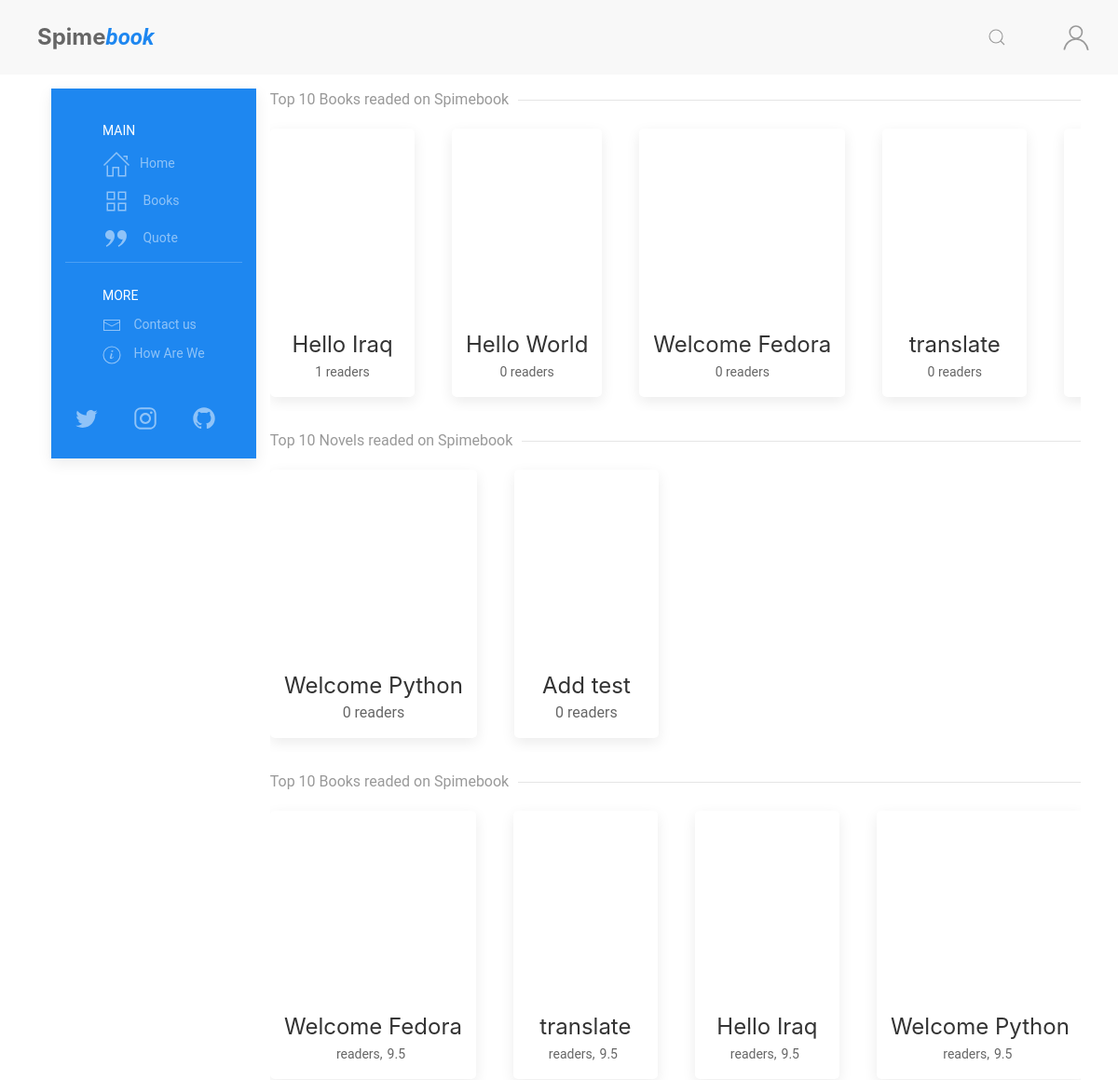
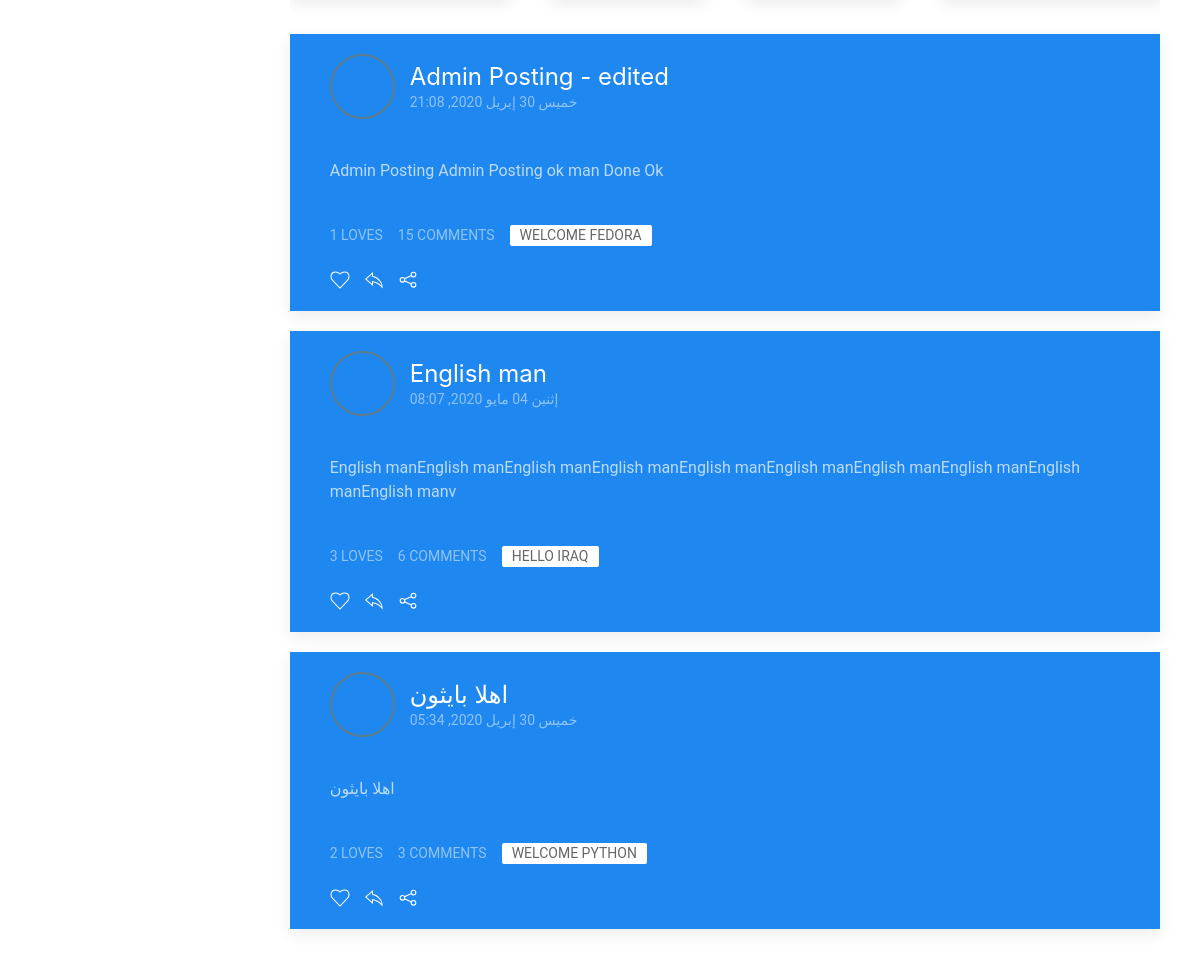
/test, run on the app's committed database (2 pictures, top to bottom).
### books/models.py (models this page shows, shortened)
class Book(models.Model):
    title = models.CharField(max_length=255, verbose_name=_('Book Title'))
    book_image = models.ImageField(
        upload_to='books/cover/', default='book.jpg', verbose_name=_('Book Cover Image'))
    author = models.ForeignKey(
        Author, on_delete=models.CASCADE, verbose_name=_('The Author'))
    publish_date = models.DateField(
        default=timezone.now, verbose_name=_('Publish Date'))
    genres = models.ManyToManyField(
        Genres, related_name='genres', verbose_name=_('Genres'))
    book_or_Novel = models.CharField(
        max_length=5, choices=book_type, default='Book', verbose_name=_('Type'))
    def __str__(self):
        return self.title

class EN(models.Model):
    lang = models.CharField(max_length=2, default='en', auto_created='en')
    book = models.OneToOneField(
        Book, on_delete=models.CASCADE, verbose_name=_('Orginal Book'))
    title = models.CharField(max_length=255, blank=True,
                             null=True, verbose_name=_('Book Title'))
    book_Bio = models.TextField(
        blank=True, null=True, verbose_name=_('Book Bio'))
    class Meta:
        verbose_name = _("English Translation")
        verbose_name_plural = _("English Translation")
        ordering = ['-id']
    def __str__(self):
        if self.title is None:
            return translator.translate(self.book.title, dest='en').text
        else:
            return self.title

### posts/models.py (models this page shows, shortened)
class Post(models.Model):
    POST_TYPE = [
        ('Q', 'Quote'),
        ('R', 'Review'),
        ('P', 'Post'),
    ]
    title = models.CharField(max_length=120, default='')
    user = models.ForeignKey(User, on_delete=models.CASCADE)
    post_date = models.DateTimeField(default=timezone.now)
    post_edit_date = models.DateTimeField(auto_now=timezone.now)
    content = models.TextField(default='')
    post_type = models.CharField(
        max_length=1,
        choices=POST_TYPE,
        default='Psot')
    for_book = models.ForeignKey(Book, on_delete=models.CASCADE)
    archived = models.BooleanField(default=False)
    class Meta:
        ordering = ["-post_date"]

class Comment(models.Model):
    user = models.ForeignKey(User, on_delete=models.CASCADE)
    comment = models.CharField(max_length=300)
    comment_date = models.DateTimeField(auto_now_add=True)
    post = models.ForeignKey(
        Post, on_delete=models.CASCADE, related_name='comments')

### posts/views.py (the view)
# urls.py: path('test', views.test, name='test'),
def test(request):
    all_posts = range(1, 1000)
    top_ten_books = Book.objects.filter(book_or_Novel='Book').annotate(
        readed=Count('books')).order_by('-readed')[:10]
    top_ten_movels = Book.objects.filter(book_or_Novel='Novel').annotate(
        readed=Count('books')).order_by('-readed')[:10]
    top_rate = Book.objects.order_by('-rating')[:10]
    print(top_rate)
    all_posts = Post.objects.filter(
        archived=False).annotate(loves_count=Count('comments')).order_by('-loves_count')
    return render(request, 'posts/test.html', {'books': top_ten_books, 'novels': top_ten_movels, 'top_rate': top_rate, 'posts': all_posts})

### books/templatetags/books_extra.py (called while the page is built)
@register.filter(name='get_translate')
def get_translate(value, arg):
    translate = eval(f"value.{arg}")
    return translate

@register.simple_tag
def define(val=None):
    return val

### posts/templatetags/posts_extra.py (called while the page is built)
@register.inclusion_tag('posts/costumtags/reaction_bar.html')
def reaction_bar(post_id, user):
    target_post = Post.objects.get(id=post_id)
    comment_form = AddCommentForm()
    context = {
        'user': user,
        'post': target_post,
        'comment': target_post,
        'comment_form': comment_form,
    }
    return context

@register.inclusion_tag('posts/costumtags/post_container.html')
def post(post, user):
    context = {
        'user': user,
        'post': post
    }
    return context

@register.inclusion_tag('posts/costumtags/infinite_scroll_js.html')
def infinite_scroll_js():
    context = {
    }
    return context

### posts/templates/posts/test.html (shortened to what this page needs)
{% extends "posts/base.html" %}
{% load static %}
{% load posts_extra %}
{% block content %}
<div class="uk-margin-bottom me-books-slider">
    <div uk-slider="">
        <h5 class="uk-heading-line uk-text-muted"><span>Top 10 Books readed on Spimebook</span></h5>
        <div class="uk-position-relative uk-visible-toggle uk-light uk-padding-small uk-padding-remove-horizontal uk-padding-remove-top"
            tabindex="-1">
            <ul class="uk-slider-items uk-child-width-auto@s uk-grid">
                {% for book in books%}
                <li>
                    <a href="{% url 'book' book.id  %}">
                        <div class="uk-card uk-card-default uk-border-rounded uk-text-center uk-padding-small">
                            <div class="uk-card-media-top">
                            </div>
                            <div class="uk-card-body uk-padding-remove">
                                <h5 class="uk-card-title uk-margin-small-top uk-margin-remove-bottom">{{book.title}}
                                </h5>
                                <span class="uk-badge">{{book.readed}} readers</span>
                            </div>
                        </div>
                    </a>
                </li>
                {% endfor %}
            </ul>
        </div>
    </div>
</div>
<div class="uk-margin-bottom me-books-slider">
    <div uk-slider="">
        <h5 class="uk-heading-line uk-text-muted"><span>Top 10 Novels readed on Spimebook</span></h5>
        <div class="uk-position-relative uk-visible-toggle uk-padding-small uk-padding-remove-horizontal uk-padding-remove-top"
            tabindex="-1">
            <ul class="uk-slider-items uk-child-width-auto@s uk-grid">
                {% for novel in novels %}
                <li>
                    <a href="{% url 'book' novel.id  %}">
                        <div class="uk-card uk-card-default uk-border-rounded uk-text-center uk-padding-small">
                            <div class="uk-card-media-top">
                            </div>
                            <div class="uk-card-body uk-padding-remove">
                                <h5 class="uk-card-title uk-margin-small-top uk-margin-remove-bottom">
                                    {{novel.title}}
                                </h5>
                                <span>{{novel.readed}} readers</span></span>
                            </div>
                        </div>
                    </a>
                </li>
                {% endfor %}
            </ul>
        </div>
    </div>
</div>
<div class="uk-margin-bottom me-books-slider">
    <div uk-slider="">
        <h5 class="uk-heading-line uk-text-muted"><span>Top 10 Books readed on Spimebook</span></h5>
        <div class="uk-position-relative uk-visible-toggle uk-light uk-padding-small uk-padding-remove-horizontal uk-padding-remove-top"
            tabindex="-1">
            <ul class="uk-slider-items uk-child-width-auto@s uk-grid">
                {% for book in top_rate %}
                <li>
                    <a href="{% url 'book' book.id  %}">
                        <div class="uk-card uk-card-default uk-border-rounded uk-text-center uk-padding-small">
                            <div class="uk-card-media-top">
                            </div>
                            <div class="uk-card-body uk-padding-remove">
                                <h5 class="uk-card-title uk-margin-small-top uk-margin-remove-bottom">{{book.title}}
                                </h5>
                                <span class="uk-badge">{{book.readed}} readers, <span class="uk-badge">9.5</span>
                                </span>
                            </div>
                        </div>
                    </a>
                </li>
                {% endfor %}
            </ul>
        </div>
    </div>
</div>
<div class="article-feed">
    {% for post in posts %}
    {% post post user %}
    {% endfor %}
</div>
{% endblock content %}

### posts/templates/posts/costumtags/post_container.html
{% load posts_extra %}
<div class="article">
    <div class="uk-card uk-card-primary uk-margin uk-width-1-1">
        <div class="uk-card-header">
            <div class="uk-grid-small uk-flex-middle" uk-grid>
                <div class="uk-width-auto">
                    <a href="{% url 'user-profile' post.user %}">
                        <img data-src="{{post.user.profile.picture.url}}" class="uk-border-circle avatat-img" width="50"
                            height="50" alt="{{post.user}}" uk-img>
                    </a>
                </div>
                <div class="uk-width-expand">
                    <a href="{% url 'post' post.id %}">
                        <h3 class="uk-card-title uk-margin-remove-bottom">{{post.title}}</h3>
                    </a>
                    <p class="uk-text-meta uk-margin-remove-top">
                        <time>{{post.post_date|date:"D d M Y, H:i"}}</time>
                    </p>
                </div>
            </div>
        </div>
        <div class="uk-card-body uk-padding uk-padding-remove-vertical uk-margin">
            {% if post.post_type == "Q" %}
            <q>
                {{ post.content }}
            </q> {% else %}
            <p>
                {{ post.content }}
            </p>
            {% endif %}
        </div>
        <div class="uk-card-footer">
            {% reaction_bar post.id user %}
        </div>
    </div>
</div>

### posts/templates/posts/costumtags/reaction_bar.html (shortened to what this page needs)
{% load books_extra %}
{% load posts_extra %}
{% if user.is_authenticated %}
{% define user.profile.lang as user_lang %}
{% else %}
{% define 'en' as user_lang %}
{% endif %}
<div class="uk-flex uk-grid-small" uk-grid>
    <div class="uk-flex uk-grid-small" uk-grid>
        <div>
            <span class="uk-button uk-button-text uk-text-meta">{{post.loves.count}} loves</span>
        </div>
        <div class="uk-margin-small-bottom">
            <a href="#post-comment-{{post.id}}" class="uk-button uk-button-text uk-text-meta"
                uk-toggle>{{post.comments.all|length}} Comments</a>
        </div>
    </div>
    <div class="tags uk-margin-bottom ">
        <a href="{% url 'book' post.for_book.id %}" class="uk-label">{{ post.for_book|get_translate:user_lang }}</a>
    </div>
</div>
<div class="reaction">
    {% if user.is_authenticated %}
    {% love user post as state %}
    {% if state %}
    {% include 'posts/costumtags/loved.html' %}
    {% else %}
    {% include 'posts/costumtags/love.html' %}
    {% endif %}
    <span>
        <a href="#" class="uk-icon uk-margin-small-right" uk-icon="icon: reply"
            uk-toggle="target: #add-reply-{{post.id}}; animation: uk-animation-slide-top-small" type="button"></a>
    </span>
    {% else %}
    <span uk-tooltip="Log In First">
        <a class="uk-icon uk-margin-small-right" uk-icon="icon: heart"></a>
    </span>
    <span uk-tooltip="Log In First">
        <a class="uk-icon uk-margin-small-right" uk-icon="icon: reply" type="button"></a>
    </span>
    {% endif %}
    <span>
        <a href="#share-modal" class="uk-icon uk-margin-small-right" uk-icon="icon: social" uk-toggle></a>
    </span>
</div>

### posts/static/posts/css/my_style.css (style rules this page uses)
* { font-family: 'Roboto', sans-serif; box-sizing: border-box }
body { color: #666 }
.avatat-img { border: 2px solid #607d8b; width: 65px; height: 65px; object-fit: cover; object-position: center; }

### data on the page
Book: title "Hello Iraq", readed "1"
Book: title "Hello World", readed "0"
Book: title "Welcome Fedora", readed "0"
Book: title "translate", readed "0"
Book: title "Welcome Python", readed "0"
Book: title "Add test", readed "0"
Post: title "Admin Posting - edited", post_date "خميس 30 إبريل 2020, 21:08", content "Admin Posting Admin Posting ok man Done Ok", loves.count "1", comments.all|length "15", for_book|get_translate "WELCOME FEDORA"
Post: title "English man", post_date "إثنين 04 مايو 2020, 08:07", content "English manEnglish manEnglish manEnglish manEnglish manEnglish manEnglish manEnglish manEnglish manEnglish manv", loves.count "3", comments.all|length "6", for_book|get_translate "HELLO IRAQ"
Post: title "اهلا بايثون", post_date "خميس 30 إبريل 2020, 05:34", content "اهلا بايثون", loves.count "2", comments.all|length "3", for_book|get_translate "WELCOME PYTHON"
